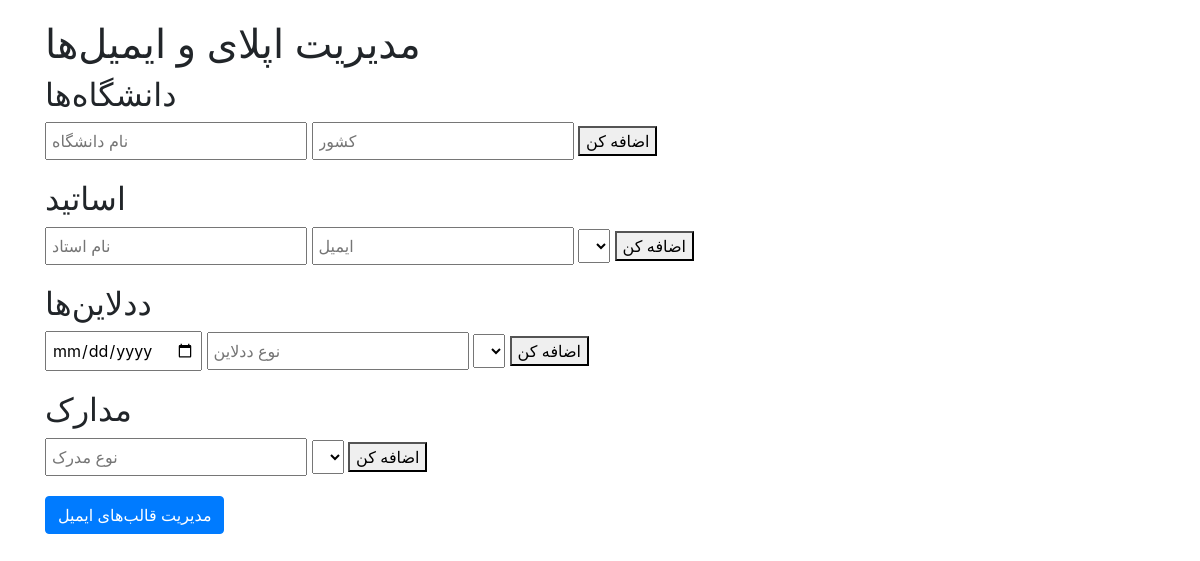
Before: / with the older database file.
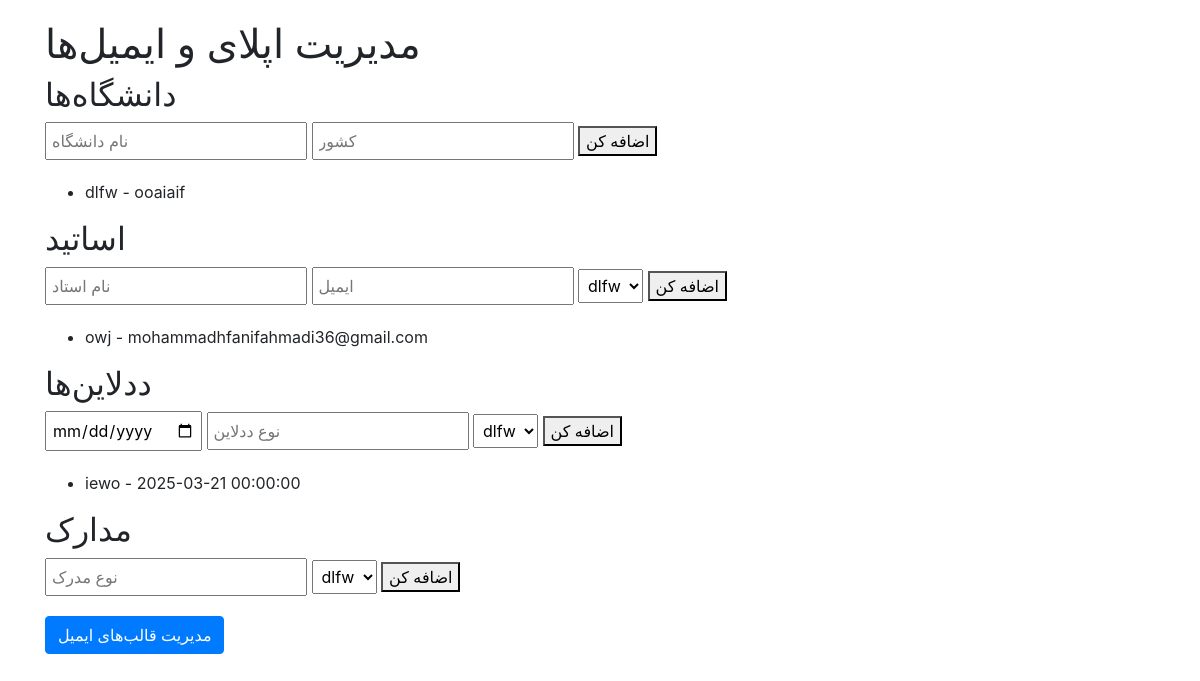
After: the same page with the newer database file.
### app.py (models this page shows)
class University(db.Model):
    id = db.Column(db.Integer, primary_key=True)
    name = db.Column(db.String(100), nullable=False)
    country = db.Column(db.String(50))

class Professor(db.Model):
    id = db.Column(db.Integer, primary_key=True)
    name = db.Column(db.String(100), nullable=False)
    email = db.Column(db.String(100), nullable=False)
    university_id = db.Column(db.Integer, db.ForeignKey('university.id'))

class Deadline(db.Model):
    id = db.Column(db.Integer, primary_key=True)
    date = db.Column(db.DateTime, nullable=False)
    type = db.Column(db.String(50))
    university_id = db.Column(db.Integer, db.ForeignKey('university.id'))

### app.py (the view, shortened to what this page needs)
@app.route('/', methods=['GET', 'POST'])
def index():
    universities = University.query.all()
    professors = Professor.query.all()
    deadlines = Deadline.query.all()
    documents = Document.query.all()
    return render_template('index.html', universities=universities, professors=professors, deadlines=deadlines, documents=documents)

### templates/index.html (shortened to what this page needs)
<!DOCTYPE html>
<html>
<head>
    <link rel="stylesheet" href="{{ url_for('static', filename='style.css') }}">
    {{ bootstrap.load_css() }}
</head>
<body>
    <div class="container">
        <h1>مدیریت اپلای و ایمیل‌ها</h1>
        <h2>دانشگاه‌ها</h2>
        <form method="POST">
            <input type="text" name="university_name" placeholder="نام دانشگاه" required>
            <input type="text" name="country" placeholder="کشور" required>
            <button type="submit">اضافه کن</button>
        </form>
        <ul>
            {% for uni in universities %}
                <li>{{ uni.name }} - {{ uni.country }}</li>
            {% endfor %}
        </ul>
        <h2>اساتید</h2>
        <form method="POST">
            <input type="text" name="professor_name" placeholder="نام استاد" required>
            <input type="email" name="professor_email" placeholder="ایمیل" required>
            <select name="university_id">
                {% for uni in universities %}
                    <option value="{{ uni.id }}">{{ uni.name }}</option>
                {% endfor %}
            </select>
            <button type="submit">اضافه کن</button>
        </form>
        <ul>
            {% for prof in professors %}
                <li>{{ prof.name }} - {{ prof.email }}</li>
            {% endfor %}
        </ul>
        <h2>ددلاین‌ها</h2>
        <form method="POST">
            <input type="date" name="deadline_date" required>
            <input type="text" name="deadline_type" placeholder="نوع ددلاین" required>
            <select name="university_id">
                {% for uni in universities %}
                    <option value="{{ uni.id }}">{{ uni.name }}</option>
                {% endfor %}
            </select>
            <button type="submit">اضافه کن</button>
        </form>
        <ul>
            {% for dl in deadlines %}
                <li>{{ dl.type }} - {{ dl.date }}</li>
            {% endfor %}
        </ul>
        <h2>مدارک</h2>
        <form method="POST">
            <input type="text" name="document_type" placeholder="نوع مدرک" required>
            <select name="university_id">
                {% for uni in universities %}
                    <option value="{{ uni.id }}">{{ uni.name }}</option>
                {% endfor %}
            </select>
            <button type="submit">اضافه کن</button>
        </form>
        <a href="{{ url_for('email_templates') }}" class="btn btn-primary">مدیریت قالب‌های ایمیل</a>
    </div>
</body>
</html>

### static/style.css (style rules this page uses)
body { font-family: Arial, sans-serif; }
.container { max-width: 800px; margin: 0 auto; padding: 20px; }
form { margin-bottom: 20px; }
input, textarea, select { margin: 5px; padding: 5px; }

Changed rows visible on the page:
added University: name "dlfw", country "ooaiaif"
added Professor: name "owj", email "mohammadhfanifahmadi36@gmail.com"
added Deadline: type "iewo", date "2025-03-21 00:00:00"
Other visible differences:
form field university_id: (not shown) → "dlfw"
